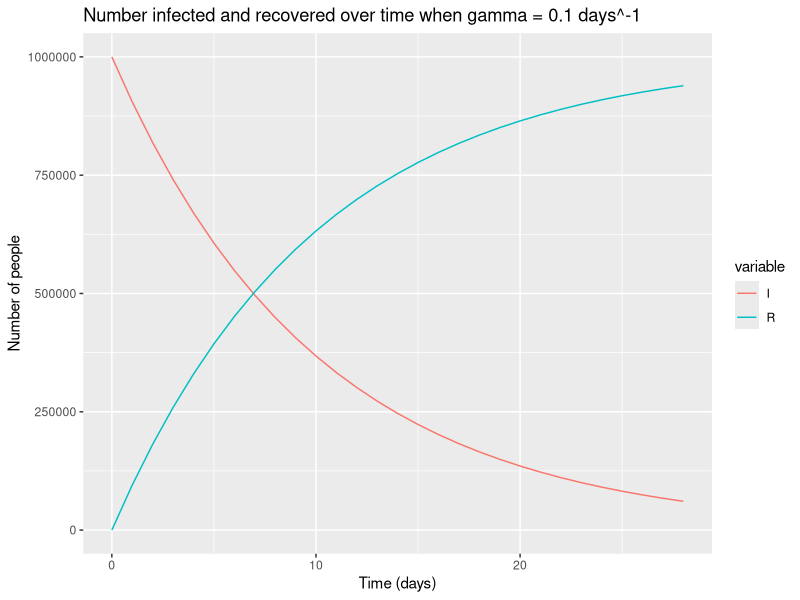
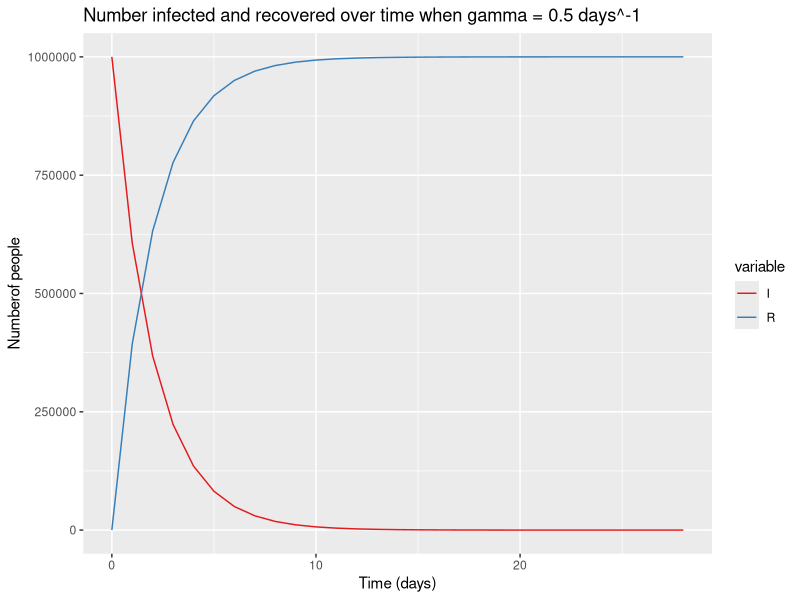
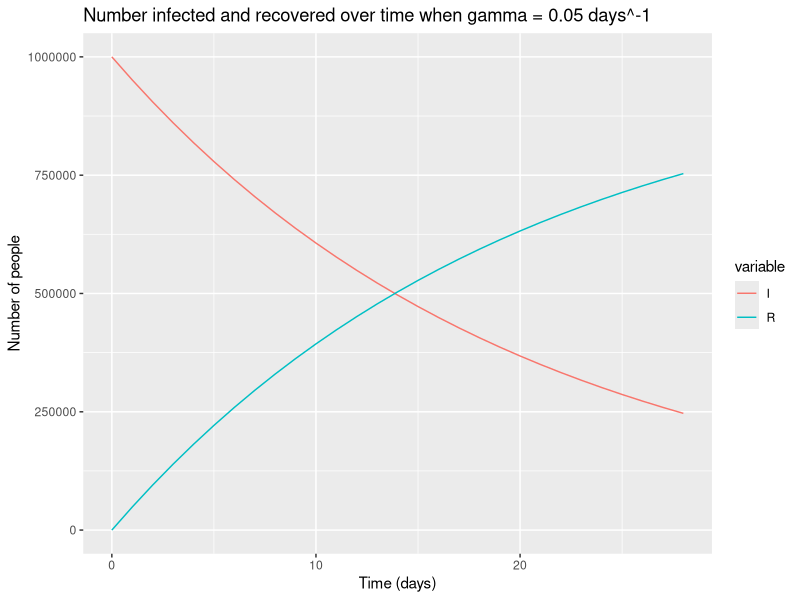

Recreate these plots in R, in order.

#Modeling an infected cohort


# loading libraries
library(deSolve)
library(reshape2)
library(ggplot2)

initial_number_infected <- 1000000
initial_number_recovered <- 0  

recovery_rate <- 1/10 
follow_up_duration <- 4*7 

# Combine into the model input vectors:
initial_state_values <- c(I = initial_number_infected, 
                          R = initial_number_recovered)
parameters <- c(gamma = recovery_rate) 
times <- seq(from = 0, to = follow_up_duration, by = 1) 


cohort_model <- function(time, state, parameters) {
  with(as.list(c(state, parameters)), {  
    # Differential equations
    dI <- -gamma * I
    dR <- gamma * I
    return(list(c(dI, dR)))
  })
}

# Solving the model equations using the ode() function in the deSolve package and saving them as a dataframe object:
output <- as.data.frame(ode(y = initial_state_values, 
                            times = times, 
                            func = cohort_model,
                            parms = parameters))
# Printing the model output
output
 
#Based on output, how many people have recovered after 4 weeks
output[output$time == 28, c("time","R")] 

#What proportion of the total population does this correspond to?
output[output$time == 28,"R"]/(output[output$time == 28,"I"]+
                                 output[output$time == 28,"R"])

#Plotting the graph

output_long <- melt(as.data.frame(output), id = "time")      
ggplot(data = output_long, 
       aes(x = time, y = value, colour = variable, group = variable)) +  
  geom_line() + 
  xlab("Time (days)")+
  ylab("Number of people") +  
  labs(title = paste("Number infected and recovered over time when gamma =",
                     parameters["gamma"],"days^-1"))

#Based on the plot, at what timepoint were infected and recovered individuals equal in number 

output[output$time == 7,]

#  Varying $\gamma$
# Solving the model
output <- as.data.frame(ode(y = initial_state_values, 
                            times = times, 
                            func = cohort_model,
                            parms = parameters))

# Varying gamma

# Average duration of infection = 2 days so the recovery rate = 1/2 = 0.5 days
parameters <- c(gamma = 0.5)


#Solving the model 
output <- as.data.frame(ode(y = initial_state_values,
                            times = times,
                            func = cohort_model,
                            parms = parameters))

# Plotting the output
output_long <- melt(as.data.frame(output), id = "time")
# turn output dataset in long format

ggplot(data = output_long, 
       aes(x = time, 
           y = value,
           colour = variable,
           group =variable)) +
  geom_line() +
  xlab("Time (days)") +
  ylab("Numberof people") +
  labs(title = paste("Number infected and recovered over time when gamma =",
                     parameters["gamma"], "days^-1")) +
  scale_color_brewer(palette = "Set1")

# Average duration of infection = 20days so the recovery rate = 1/20 = 0.05days^-1

parameters <- c(gamma = 0.05)

# Solving the model
output <- as.data.frame(ode(y = initial_state_values,
                            times = times,
                            func = cohort_model,
                            parms = parameters))
# plotting the output

output_long <- melt(as.data.frame(output), id = "time")

ggplot(data = output_long,
       aes(x = time,
           y = value, 
           colour = variable,
           group = variable)) +
  geom_line() +
  xlab("Time (days)") +
  ylab("Number of people") +
  labs(title = paste("Number infected and recovered over time when gamma =", 
                     parameters["gamma"],"days^-1"))
